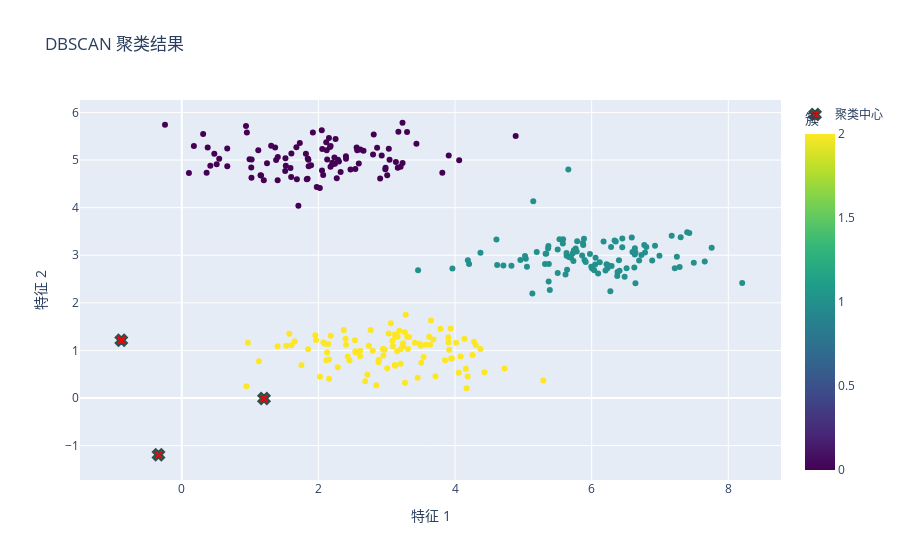
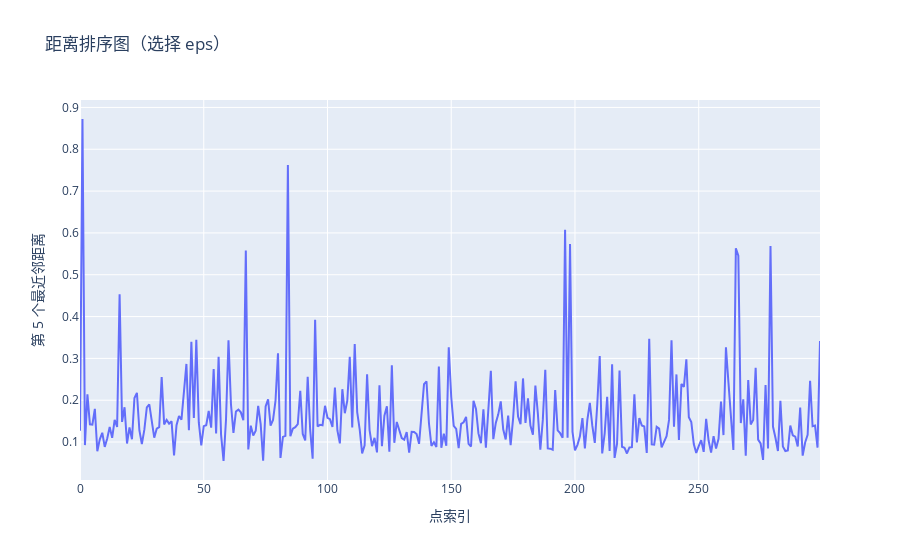

Notebook code cell kept with these figures, in order:
### Code cell
# 导入必要的库
import pandas as pd  # 用于数据处理和分析
import numpy as np  # 用于数值计算
import plotly.express as px  # 用于创建交互式可视化图表
from sklearn.cluster import DBSCAN  # 导入DBSCAN聚类算法
from sklearn.preprocessing import StandardScaler  # 用于数据标准化
from sklearn.metrics import silhouette_score  # 用于评估聚类效果
from sklearn.cluster import KMeans  # 用于计算聚类中心

# 加载数据
url = "ex7data2.csv"  # 数据文件路径
data = pd.read_csv(url, header=None, names=["X1", "X2"])  # 加载数据，指定列名为X1和X2

# 查看数据的前几行，检查数据是否正确加载
print("数据的前 5 行:")
print(data.head())

# 数据预处理
# 使用 StandardScaler 对数据进行标准化，确保特征具有相同的尺度
scaler = StandardScaler()
scaled_data = scaler.fit_transform(data)  # 对数据进行标准化处理

# 使用 DBSCAN 聚类
# 首先找到合适的 eps 和 min_samples 参数
# 定义 eps 和 min_samples 的搜索范围
eps_range = np.linspace(0.1, 1.0, 20)
min_samples_range = range(2, 11)

# 初始化最佳参数和最佳轮廓系数
best_silhouette = -1
best_eps = 0.5
best_min_samples = 5

# 遍历不同的 eps 和 min_samples 组合，寻找最佳参数
for eps in eps_range:
    for min_samples in min_samples_range:
        dbscan = DBSCAN(eps=eps, min_samples=min_samples)  # 初始化DBSCAN模型
        dbscan.fit(scaled_data)  # 对数据进行聚类
        labels = dbscan.labels_  # 获取聚类标签
        
        # 计算轮廓系数，评估聚类效果
        if len(set(labels)) > 1:  # 确保有多个簇
            silhouette_avg = silhouette_score(scaled_data, labels)
            if silhouette_avg > best_silhouette:  # 更新最佳参数
                best_silhouette = silhouette_avg
                best_eps = eps
                best_min_samples = min_samples

# 使用最佳参数进行聚类
dbscan = DBSCAN(eps=best_eps, min_samples=best_min_samples)
dbscan.fit(scaled_data)
labels = dbscan.labels_  # 获取最终的聚类标签

# 将聚类结果添加到数据框中
data["Cluster"] = labels

# 使用 K-means 对每个簇进行局部优化，以找到聚类中心
centers = []  # 初始化聚类中心列表
for cluster in np.unique(labels):
    if cluster != -1:  # 跳过噪声点（标签为-1的点）
        cluster_data = scaled_data[labels == cluster]  # 获取当前簇的数据
        # 使用 K-means 找到簇中心
        kmeans = KMeans(n_clusters=1)
        kmeans.fit(cluster_data)
        centers.append(kmeans.cluster_centers_[0])  # 添加簇中心到列表

centers = np.array(centers)  # 将聚类中心转换为numpy数组

# 绘制聚类结果
fig = px.scatter(
    data,
    x="X1",
    y="X2",
    color="Cluster",
    title="DBSCAN 聚类结果",
    color_continuous_scale="Viridis",
    labels={"X1": "特征 1", "X2": "特征 2", "Cluster": "簇"},
)

# 绘制聚类中心
if len(centers) > 0:
    fig.add_scatter(
        x=centers[:, 0],
        y=centers[:, 1],
        mode="markers",
        marker=dict(
            size=20,
            color="red",
            symbol="x",
            line=dict(width=2, color="DarkSlateGrey"),
        ),
        name="聚类中心",
    )

# 显示图形
fig.show()

# 计算聚类效果（轮廓系数）
silhouette_avg = silhouette_score(scaled_data, labels)
print(f"聚类的轮廓系数: {silhouette_avg:.3f}")

# 绘制距离排序图以帮助选择 eps
distances = []
for i in range(len(scaled_data)):
    # 计算每个点与其他所有点的距离
    dist = np.sort(np.linalg.norm(scaled_data[i] - scaled_data, axis=1))
    distances.append(dist)

distances = np.array(distances)
k = 5  # 选择第 k 个最近邻
fig_dist = px.line(
    x=range(len(distances[:, k])),
    y=distances[:, k],
    title="距离排序图（选择 eps）",
    labels={"x": "点索引", "y": "第 5 个最近邻距离"},
)
fig_dist.show()

### Figure 1 — Plotly figure (JSON) as saved in the notebook; plotly's stock layout.template omitted (floating-point values rounded to 4 significant figures; data arrays with more than 128 entries replaced by an {"elided": "..."} marker saying what was removed)
{"data": [{"hovertemplate": "特征 1=%{x}<br>特征 2=%{y}<br>簇=%{marker.color}<extra></extra>", "legendgroup": "", "marker": {"color": {"elided": "300 int values"}, "coloraxis": "coloraxis", "symbol": "circle"}, "mode": "markers", "name": "", "orientation": "v", "showlegend": false, "x": {"elided": "300 float values"}, "xaxis": "x", "y": {"elided": "300 float values"}, "yaxis": "y", "type": "scatter"}, {"marker": {"color": "red", "line": {"color": "DarkSlateGrey", "width": 2}, "size": 10, "symbol": "x"}, "mode": "markers", "name": "聚类中心", "x": [-0.8847, 1.204, -0.3402], "y": [1.215, -0.01028, -1.192], "type": "scatter"}], "layout": {"xaxis": {"anchor": "y", "domain": [0.0, 1.0], "title": {"text": "特征 1"}}, "yaxis": {"anchor": "x", "domain": [0.0, 1.0], "title": {"text": "特征 2"}}, "coloraxis": {"colorbar": {"title": {"text": "簇"}}, "colorscale": [[0.0, "#440154"], [0.1111, "#482878"], [0.2222, "#3e4989"], [0.3333, "#31688e"], [0.4444, "#26828e"], [0.5556, "#1f9e89"], [0.6667, "#35b779"], [0.7778, "#6ece58"], [0.8889, "#b5de2b"], [1.0, "#fde725"]]}, "legend": {"tracegroupgap": 0}, "title": {"text": "DBSCAN 聚类结果"}}}

### Figure 2 — Plotly figure (JSON) as saved in the notebook; plotly's stock layout.template omitted (floating-point values rounded to 4 significant figures; data arrays with more than 128 entries replaced by an {"elided": "..."} marker saying what was removed)
{"data": [{"hovertemplate": "点索引=%{x}<br>第 5 个最近邻距离=%{y}<extra></extra>", "legendgroup": "", "line": {"color": "#636efa", "dash": "solid"}, "marker": {"symbol": "circle"}, "mode": "lines", "name": "", "orientation": "v", "showlegend": false, "x": {"elided": "300 int values"}, "xaxis": "x", "y": {"elided": "300 float values"}, "yaxis": "y", "type": "scatter"}], "layout": {"xaxis": {"anchor": "y", "domain": [0.0, 1.0], "title": {"text": "点索引"}}, "yaxis": {"anchor": "x", "domain": [0.0, 1.0], "title": {"text": "第 5 个最近邻距离"}}, "legend": {"tracegroupgap": 0}, "title": {"text": "距离排序图（选择 eps）"}}}
